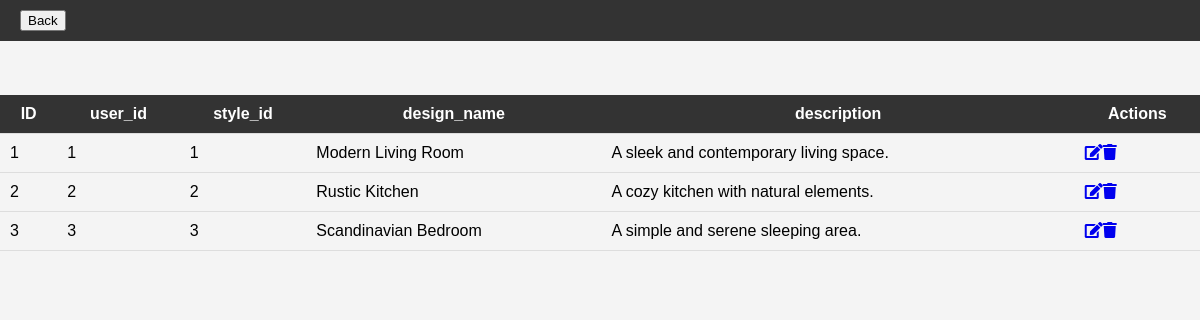
The page /VirtualInteriorDesignStudio/landingdesign.php on the database its author committed.
### tables this page shows
CREATE TABLE `designs` (
  `design_id` int(11) NOT NULL,
  `user_id` int(11) NOT NULL,
  `style_id` int(11) NOT NULL,
  `design_name` varchar(100) NOT NULL,
  `description` text DEFAULT NULL,
  `created_at` timestamp NOT NULL DEFAULT current_timestamp(),
  `updated_at` timestamp NOT NULL DEFAULT current_timestamp() ON UPDATE current_timestamp()
);

### VirtualInteriorDesignStudio/landingdesign.php (the view, shortened to what this page needs)
<!DOCTYPE html>
<html lang="en">
<head>
    <link rel="stylesheet" href="https://cdnjs.cloudflare.com/ajax/libs/font-awesome/5.15.4/css/all.min.css">
     <link rel="stylesheet" href="css/style5.css">
</head>
<header>
    <div>
            <button type="button" onclick="window.location.href='designs.html'">Back</button>
    </div>
</header>
<?php
require_once "dbconnect.php";
?>
<!DOCTYPE html>
<html lang="en">
<head>
</head>
<body>
    <br><br><br>
    <table id="dataTable" class="table table-hover text-center">
        <tr>
            <th>ID</th>
            <th>user_id</th>
            <th>style_id</th>
            <th>design_name</th>
            <th>description</th>
            <th>Actions</th>
        </tr>
        <?php
        $sql = "SELECT * FROM designs";
        $result = $conn->query($sql);
        if ($result->num_rows > 0) {
            while ($row = $result->fetch_assoc()) {
                echo "<tr>";
                echo "<td>" . $row["design_id"] . "</td>";
                echo "<td>" . $row["user_id"] . "</td>";
                echo "<td>" . $row["style_id"] . "</td>";
                echo "<td>" . $row["design_name"] . "</td>";
                echo "<td>" . $row["description"] . "</td>";
                echo "<td>";
                echo "<a href='updatedesign.html?id=" . $row["design_id"] . "'><i class='fas fa-edit'></i></a>";
                echo "<a href='deletedesign.html?id=" . $row["design_id"] . "'><i class='fas fa-trash'></i></a>";
                echo "</td>";
                echo "</tr>";
            }
        } else {
            echo "<tr><td colspan='6'>No data found</td></tr>";
        }
        ?>
    </table>
</body>
</html>

### css/style5.css (style rules this page uses)
body { font-family: Arial, sans-serif; margin: 0; padding: 0; background-color: #f4f4f4; }
header { background-color: #333; color: #fff; padding: 10px 20px; display: flex; justify-content: space-between; align-items: center; }
table { width: 100%; border-collapse: collapse; }
th, td { padding: 10px; border-bottom: 1px solid #ddd; }
th { background-color: #333; color: white; }

### rows shown on the page
designs: design_id "1", user "1", style "1", design_name "Modern Living Room", description "A sleek and contemporary living space."
designs: design_id "2", user "2", style "2", design_name "Rustic Kitchen", description "A cozy kitchen with natural elements."
designs: design_id "3", user "3", style "3", design_name "Scandinavian Bedroom", description "A simple and serene sleeping area."
